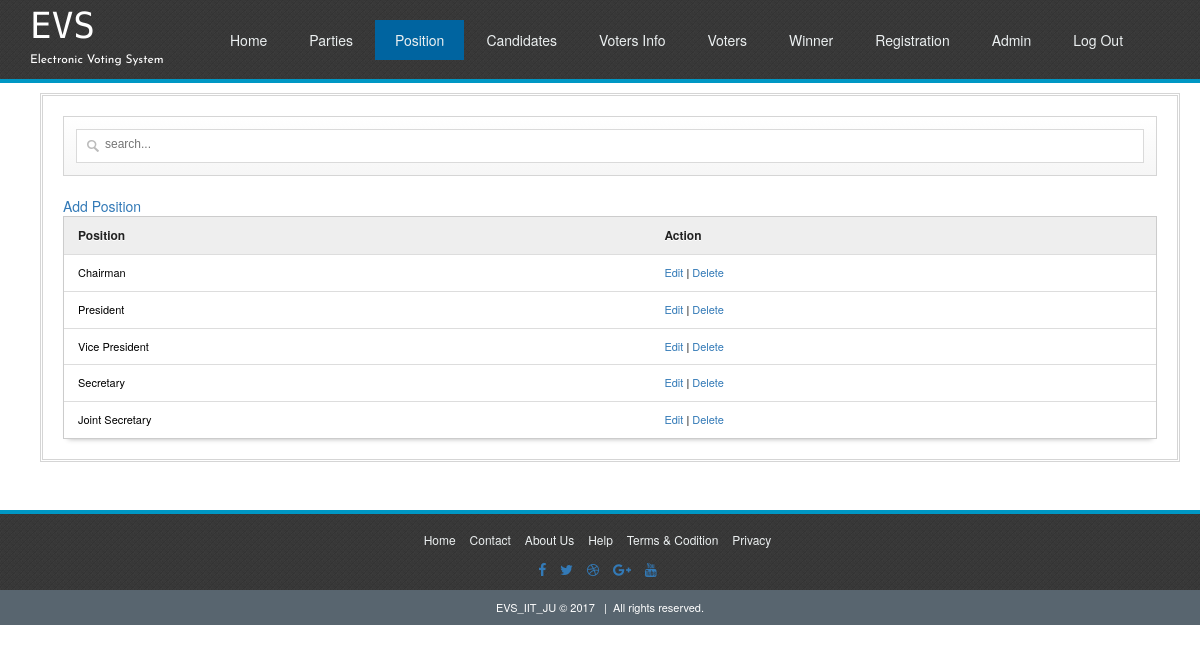
/admin/position.php (signed in), run on the app's committed database.
### tables this page shows
CREATE TABLE IF NOT EXISTS `position` (
  `id` int(10) NOT NULL AUTO_INCREMENT,
  `name` varchar(100) NOT NULL,
  PRIMARY KEY (`id`)
);

### admin/position.php (the view, shortened to what this page needs)
<!DOCTYPE HTML>
<html lang="en-US">
<head>
	<link rel="stylesheet" type="text/css" href="css/bootstrap.min.css" media="all">
	<link rel="stylesheet" type="text/css" href="css/font-awesome.min.css" media="all">
	<link rel="stylesheet" type="text/css" href="css/normalize.css" media="all">
	<link rel="stylesheet" type="text/css" href="css/facebox.css" media="all">
	<link rel="stylesheet" type="text/css" href="admin.css" media="all">
</head>
<body>
	<div class="header-area" id="top">
		<div class="logo-menu">
			<div class="container">
				<div class="row ">
					<div class="logo-area col-md-2">
						<a href="#"><h1>EVS</h1></a>
						<p>Electronic Voting System</p>
					</div>
					<div class="menu col-md-offset-1 ">
						<ul>
							<li><a href="home.php">Home</a></li>
							<li><a href="parties.php">parties</a></li>
							<li class="current"><a href="position.php">position</a></li>
							<li><a href="candidates.php">candidates</a></li>
							<li><a href="voterinfo.php">voters info</a></li>
							<li><a href="voters.php">voters</a></li>
							<li><a href="winner.php">winner</a></li>
							<li><a href="register.php">Registration</a></li>
							<li><a href="admin.php">admin</a></li>
							<li><a href="logout.php">log out</a></li>
						</ul>
					</div>
				</div>
			</div>
		</div>
	</div>
	<div class="container  clearfix">
		<div class="two-thirds1 column">
			<div class="thewraper">
			<div id="formdesign"><input type="text" name="filter" value="" id="filter" placeholder="search..." autocomplete="off" /></div>
			<a rel="facebox" href="addposition.php"> Add Position </a>
			<table id="resultTable" data-responsive="table">
				<thead>
					<tr>
						<th> Position </th>
						<th> Action </th>
					</tr>
				</thead>
				<tbody>
					<?php
						include('connection/connect.php');
						$result = $db->prepare("SELECT * FROM position");
						$result->execute();
						for($i=0; $row = $result->fetch(); $i++){
					?>
					<tr class="record">
						<td><?php echo $row['name']; ?></td>
						<td><a rel="facebox" href="editposition.php?id=<?php echo $row['id']; ?>"> Edit </a> | <a href="#" id="<?php echo $row['id']; ?>" class="delbutton" title="Click To Delete">Delete</a></td>
					</tr>
					<?php
						}
					?>
				</tbody>
			</table>
			</div>
		</div>
	</div>
<?php
	include 'footer.php';
?>

### admin/admin.css (style rules this page uses)
* { -moz-transition: width 1s ease-in-out, left 1.5s ease-in-out; -webkit-transition: width 1s ease-in-out, left 1.5s ease-in-out; -moz-transition: width 1s ease-in-out, left 1.5s ease-in-out; -o-transition: width 1s ease-in-out, left 1.5s ease-in-out; transition: width 1s ease-in-out, left 1.5s ease-in-out; }
.header-area { background:#111111; }
.menu ul { list-style:none; margin:0; }
.menu>ul>li { float:left; position:relative; margin-right:2px; }
.menu ul li a { color:#ecf0f1; text-decoration:none; text-transform:capitalize; padding:10px 20px; display:block; }
.menu ul:after { content:''; clear:both; display:block; }
.menu ul .current a { background:#0064A0; }
.header-area .logo-area h1 { font-family: 'Monoton', cursive; color:white; font-size:36px; line-height:0.1; }
.header-area .logo-area p { font-family: 'Roboto', sans-serif; color:white; font-size:12px; font-family: 'Josefin Sans', sans-serif; }
.header-area .logo-area a { text-decoration:none; }
.menu { padding-top:20px; }
#top { border-bottom: 4px solid #0097C4; background: url("images/dark.png") repeat scroll 0 0 rgba(0, 0, 0, 0); margin-bottom: 10px; }
#formdesign { background: linear-gradient(to bottom, #FFFFFF 0%, #F6F6F6 100%) repeat scroll 0 0 rgba(0, 0, 0, 0); border: 1px solid #D5D5D5; padding: 12px; position: relative; margin: 20px 0; }
#filter { -moz-box-sizing: border-box; background: url("images/big_search.png") no-repeat scroll 10px 10px #FFFFFF; box-shadow: none; display: block; font-size: 12px; height: 34px; margin: 0; padding: 9px 140px 9px 28px; width: 100%; border: 1px solid #DADADA; transition: border 0.2s linear 0s, box-shadow 0.2s linear 0s; padding-top: 6px; }
table { border-collapse: separate; background-color: #FFFFFF; border-spacing: 0; max-width: 100%; }
#resultTable { color: #000000; text-shadow: 0 1px 0 #FFFFFF; width: 100%; border: 1px solid #CCCCCC; box-shadow: 0 5px 5px -5px rgba(0, 0, 0, 0.3); }
#resultTable thead tr th { background: none repeat scroll 0 0 #EEEEEE; color: #222222; padding: 10px 14px; text-align: left; border-top: 0 none; font-size: 12px; }
#resultTable tbody tr td { background-color: #FFFFFF; font-size: 11px; text-align: left; padding: 10px 14px; border-top: 1px solid #DDDDDD; }
.container .column, .container .columns { float: left; display: inline; margin-left: 10px; margin-right: 10px; }
.container .two-thirds1.column { width: 100%; border: double #D5D5D5; padding-bottom: 20px; }
.thewraper { margin: 0 20px; }
input { border: 1px solid #000000; padding: 5px; margin-bottom: 10px; }
.container:after { content: "\0020"; display: block; height: 0; clear: both; visibility: hidden; }
.clearfix:before, .clearfix:after, .row:before, .row:after { content: '\0020'; display: block; overflow: hidden; visibility: hidden; width: 0; height: 0; }
.row:after, .clearfix:after { clear: both; }
.row, .clearfix { zoom: 1; }

### data on the page
position: name "Chairman"
position: name "President"
position: name "Vice President"
position: name "Secretary"
position: name "Joint Secretary"
